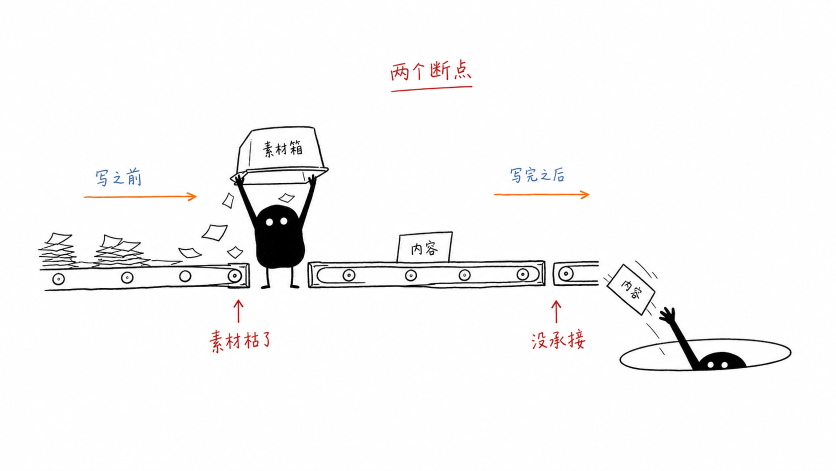
#> input picture archived/ian-xiaohei-illustrations/assets/examples/01-two-breakpoints.png, 1672 x 941 px (shown at 1/2 size)
$ python -i select_weekly_keyframes.py   (imports and definitions only)
#> lines starting #> are read from the running program, lines starting #| are printed output that depends on the picture
import argparse
import shutil
from pathlib import Path

import numpy as np
from PIL import Image


def frame_vector(path: Path) -> np.ndarray:
    with Image.open(path) as img:
#> img is the input picture: PIL image 1672x941 RGB; mean R, G, B 247.2, 246.6, 246.7
        img = img.convert("L")
#> img: PIL image 1672x941 L
        w, h = img.size
#> w = 1672; h = 941
        crop = img.crop((470, 82, min(w, 980), max(82, h - 28)))
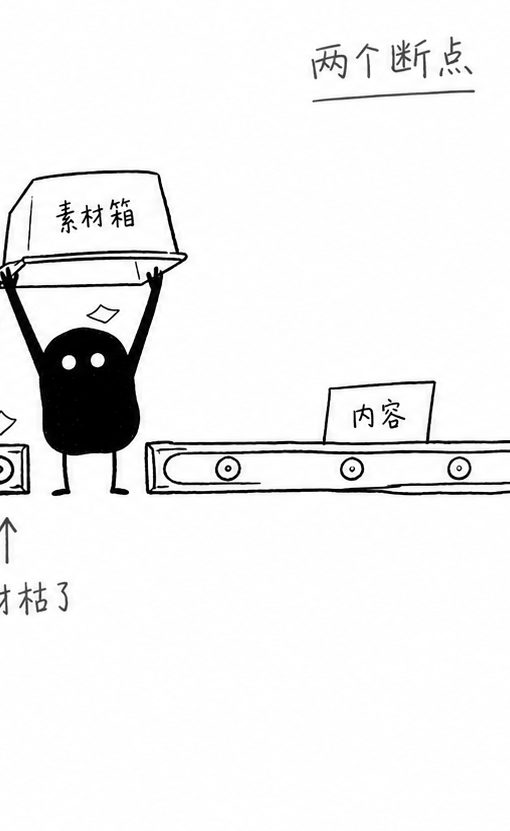
#> crop: PIL image 510x831 L; min 0, max 255, mean 239.3
        crop = crop.resize((64, 64), Image.Resampling.BILINEAR)
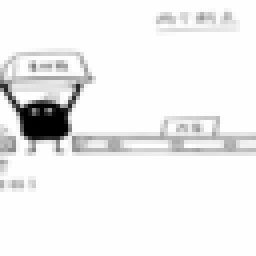
#> crop: PIL image 64x64 L (shown 4 times larger); min 0, max 255, mean 239.2
        return np.asarray(crop, dtype=np.float32)


# [49 lines left out: functions select_frames, main, not called in this run]


# [2 lines not run here, left out]

>>> result = frame_vector('../../../../../archived/ian-xiaohei-illustrations/assets/examples/01-two-breakpoints.png')

$ run again, on archived/ian-xiaohei-illustrations/assets/examples/03-sort-by-purpose.png
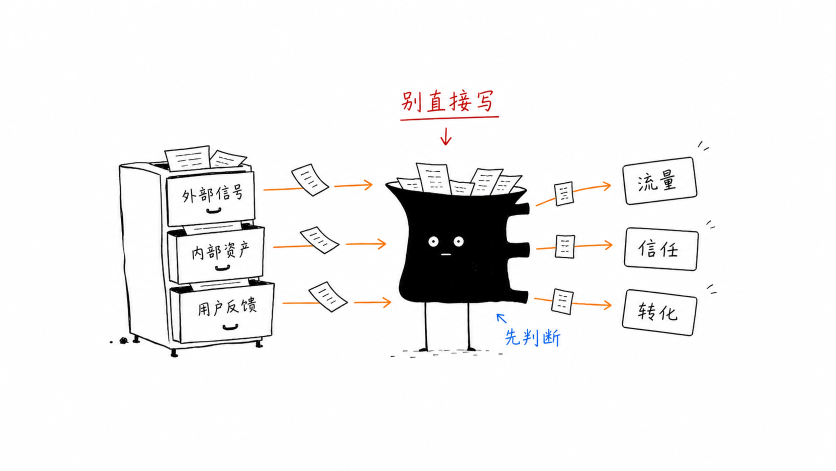
#> input picture archived/ian-xiaohei-illustrations/assets/examples/03-sort-by-purpose.png, 1672 x 941 px (shown at 1/2 size)
#> in frame_vector, img is the input picture: PIL image 1672x941 RGB; mean R, G, B 241.8, 241.2, 241.3
#> img: PIL image 1672x941 L
#> in frame_vector, `crop = img.crop((470, 82, min(w, 980), max(82, h - 28)))`:
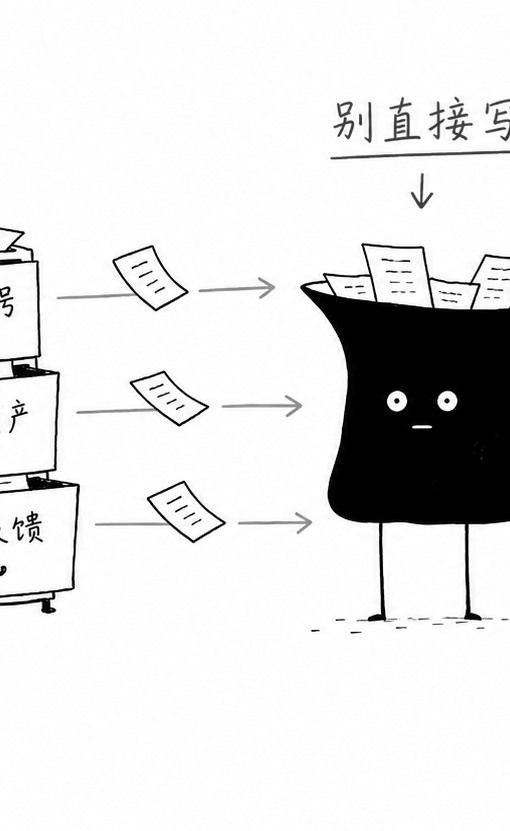
#> crop: PIL image 510x831 L; min 0, max 255, mean 225.9
#> in frame_vector, `crop = crop.resize((64, 64), Image.Resampling.BILINEAR)`:
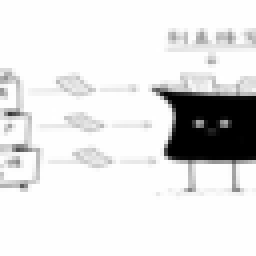
#> crop: PIL image 64x64 L (shown 4 times larger); min 0, max 255, mean 225.8

$ run again, on archived/ian-xiaohei-illustrations/assets/examples/05-handoff-path.png
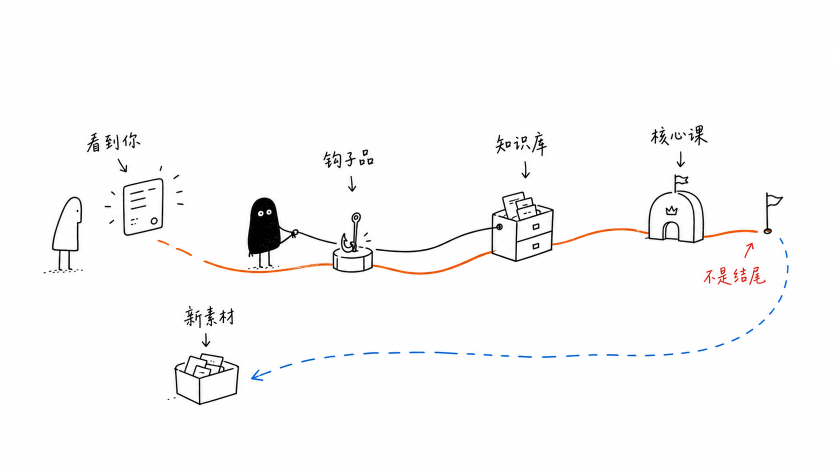
#> input picture archived/ian-xiaohei-illustrations/assets/examples/05-handoff-path.png, 1672 x 941 px (shown at 1/2 size)
#> in frame_vector, img is the input picture: PIL image 1672x941 RGB; mean R, G, B 249.8, 249.4, 249.5
#> img: PIL image 1672x941 L
#> in frame_vector, `crop = img.crop((470, 82, min(w, 980), max(82, h - 28)))`:
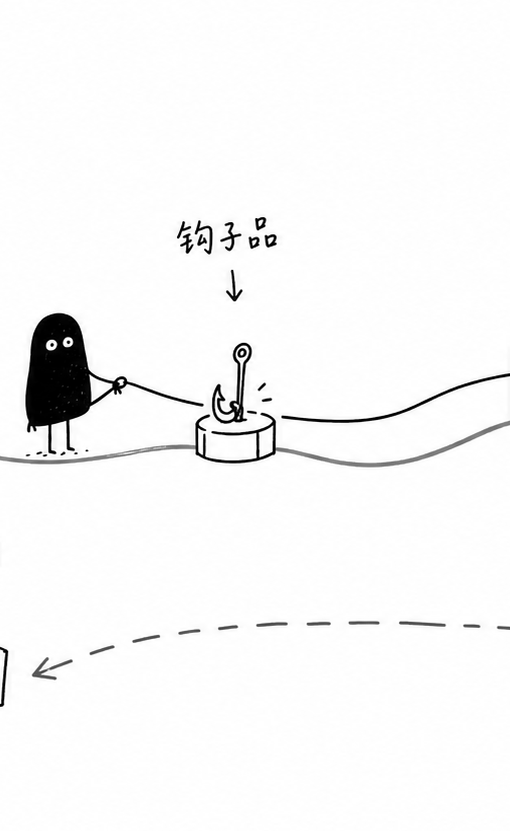
#> crop: PIL image 510x831 L; min 0, max 255, mean 247
#> in frame_vector, `crop = crop.resize((64, 64), Image.Resampling.BILINEAR)`:
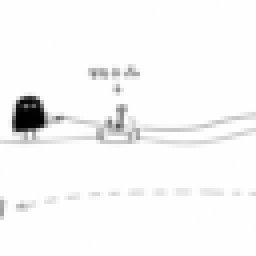
#> crop: PIL image 64x64 L (shown 4 times larger); min 0, max 255, mean 246.9
